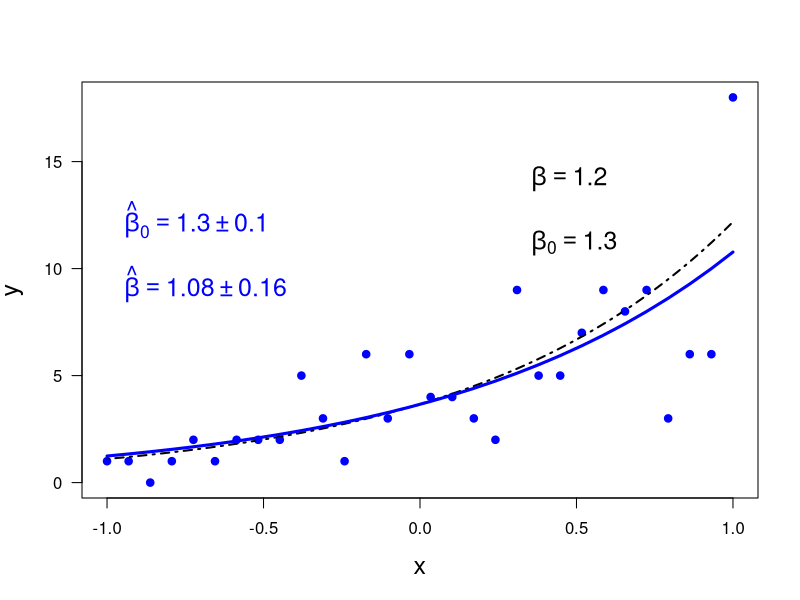

The R script that drew this image: (Note: this script raises an error after producing the figure.)
print('file: PoissonRegr1Exam.R')
# Poisson regression: generate artificial data set 
# (1) exact model: log(mu) = beta0 + beta*x;  -1 <= x <= +1
beta0 = 1.3; beta = 1.2; xmin = -1; xmax = 1
n = 30                 # sample size
dx = (xmax-xmin)/(n-1); x = round(seq(xmin,xmax,dx),3)
set.seed(1953)         # set seed for random number generators
logmu = beta0+beta*x
mu = exp(beta0+beta*x)
y = numeric(n)
for(k in 1:n) y[k] = rpois(1,lambda=mu[k])
# (3) Poisson regression
out1 = glm(y ~ x,family=poisson)  # < -------------- Poisson regression
out2 = summary(out1)
b0 = out2$coefficients[1]  # estimate of beta0
b  = out2$coefficients[2]  # estimate of beta
ub0 = out2$coefficients[3] # uncertainty of beta0 estimate
ub  = out2$coefficients[4] # uncertainty of beta estimate
muest = exp(b0+b*x)
# png('PoissonRegArt160930.png',width=16,height=16,units='cm',res=300)
plot(x,y,type='p',lwd=4,col='blue',xlab='x',ylab='y',las=1,cex=0.6,cex.lab=1.5)
beta0=1.3; beta=1.2; xp=seq(-1,1,0.01); yp=exp(beta0+xp*beta)
lines(xp,yp,col='black',lwd=2,lty=4)
lines(x,muest,col='blue',lwd=3,lty=1)
points(x,y,col='blue',lwd=3,cex=0.4)
br = round(b,2); ubr = round(ub,2)
text(-1,9,bquote(~hat(beta) == .(br) %+-% .(ubr)),col='blue',pos=4,cex=1.5)
b0r = round(b0,2); ub0r = round(ub0,2)
text(-1,12,bquote(~hat(beta)[0] == .(b0r) %+-% .(ub0r)),col='blue',pos=4,cex=1.5)
text(0.3,11,bquote(~beta[0] == .(beta0)),col='black',pos=4,cex=1.5)
text(0.3,14,bquote(~beta == .(beta)),col='black',pos=4,cex=1.5)
text(0.3,17,TeX('$log(\\mu) = \\beta_0 + \\beta x$'),col='black',cex=1.5)
legend('topleft',legend=c('estimated','true'),col=c('blue','black'),lty=c(1,4),lwd=c(3,2),cex=1.5)
# dev.off()
# -----------------------------------------------------------------------------
# Remarks:
# When applying Poisson regression one assumes that the data stem from Poisson
#   distributions. The link function is always the exponential function; this
#   assures that the mean rates of the various Poisson distributions are non-negative.
# The Poisson regression is performed by calling the R routine glm() for fitting 
#   Generalized Linear Models (GLMs). The call is simply glm(y ~ x,family=poisson),
#   i.e. similar to the call for simple linear regression with x as predictor and
#   y as response, except that glm (instead of lm) is called and the family 
#   parameter is specified as poisson (note: lowercase).
# -----------------------------------------------------------------------------


# 
